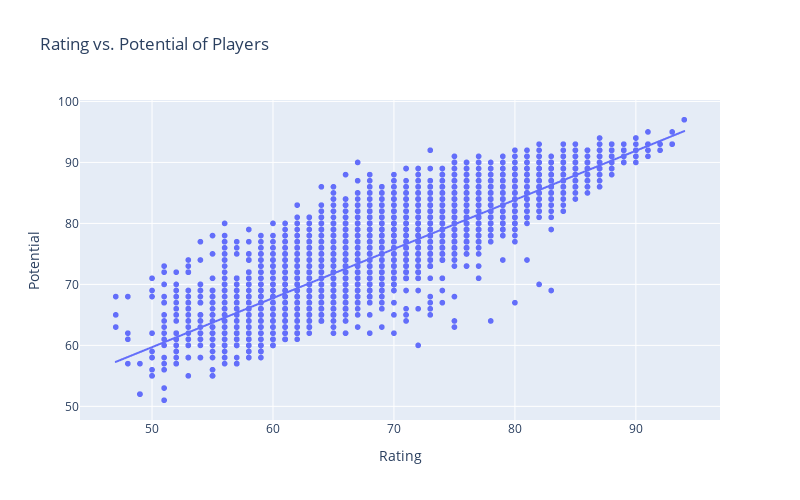

The notebook cell saved with this chart:
### Markdown cell above
From this correlation heatmap, it is clear that Rating and Potential are highly correlated, let's try to understand this with another linear regression.

### Code cell
plotter.plot_regression_correlation(players_potential, x="Rating", y="Potential", title="Rating vs. Potential of Players")

### Figure 1 — Plotly figure (JSON) as saved in the notebook; plotly's stock layout.template omitted (floating-point values rounded to 4 significant figures; data arrays with more than 128 entries replaced by an {"elided": "..."} marker saying what was removed)
{"data": [{"hovertemplate": "Rating=%{x}<br>Potential=%{y}<extra></extra>", "legendgroup": "", "marker": {"color": "#636efa", "symbol": "circle"}, "mode": "markers", "name": "", "showlegend": false, "textposition": "top center", "type": "scattergl", "x": {"elided": "10329 int values"}, "xaxis": "x", "y": {"elided": "10329 int values"}, "yaxis": "y"}, {"hovertemplate": "<b>OLS trendline</b><br>Potential = 0.805238 * Rating + 19.4439<br>R<sup>2</sup>=0.691290<br><br>Rating=%{x}<br>Potential=%{y} <b>(trend)</b><extra></extra>", "legendgroup": "", "marker": {"color": "#636efa", "symbol": "circle"}, "mode": "lines", "name": "", "showlegend": false, "textposition": "top center", "type": "scattergl", "x": {"elided": "10329 int values"}, "xaxis": "x", "y": {"elided": "10329 float values"}, "yaxis": "y"}], "layout": {"height": 500, "legend": {"tracegroupgap": 0}, "title": {"text": "Rating vs. Potential of Players"}, "width": 800, "xaxis": {"anchor": "y", "domain": [0, 1], "title": {"text": "Rating"}}, "yaxis": {"anchor": "x", "domain": [0, 1], "title": {"text": "Potential"}}}}
